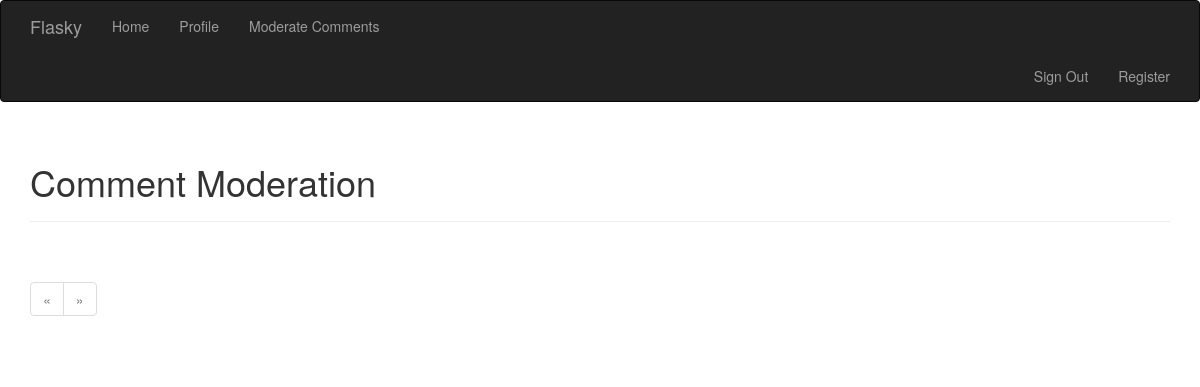
Before: /moderate (signed in) with the older database file.
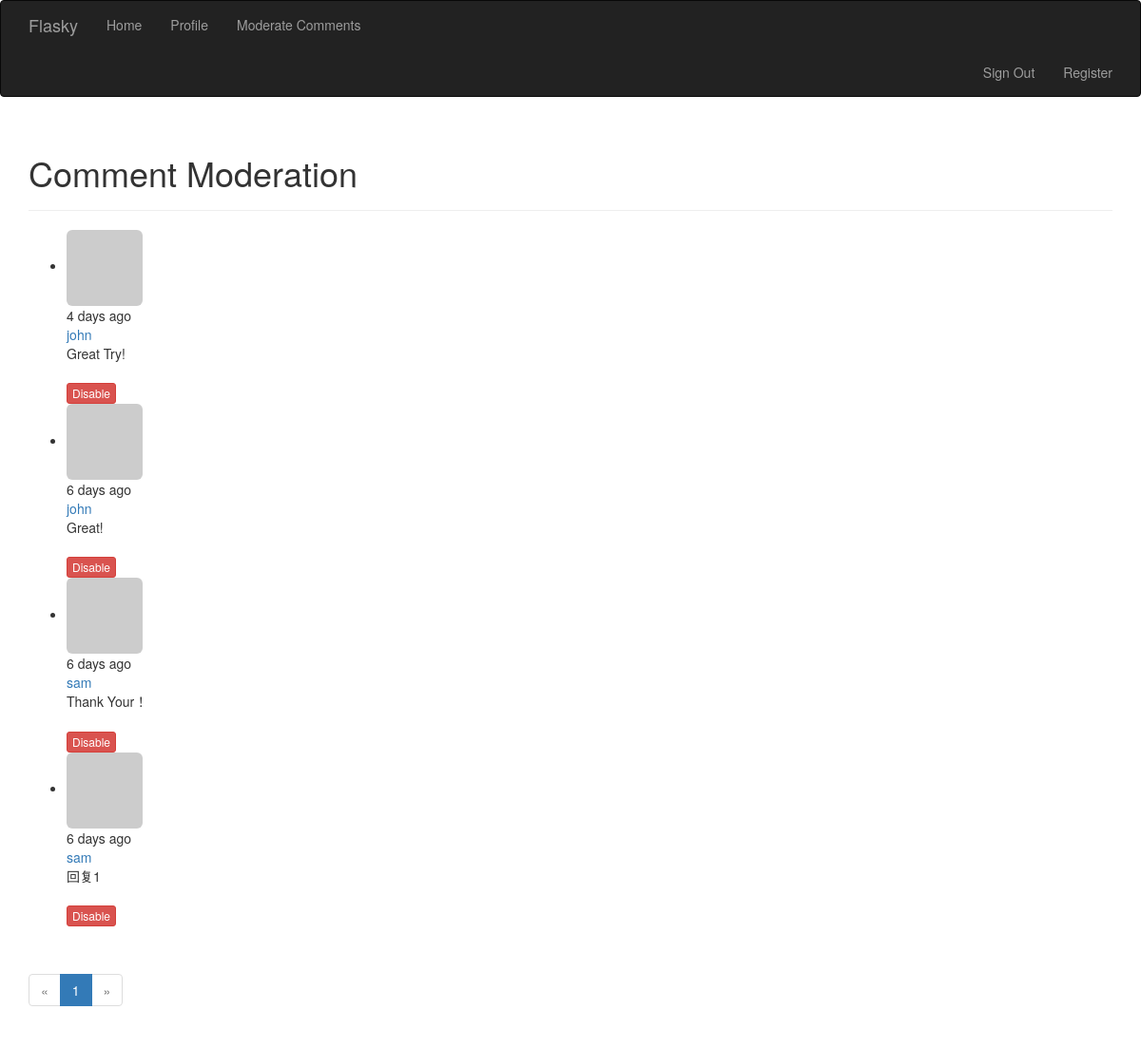
After: the same page with the newer database file.
### app/models.py (models this page shows, shortened)
class Comment(db.Model):
    __tablename__ = 'comments'
    id = db.Column(db.Integer, primary_key=True)
    body = db.Column(db.Text)
    body_html = db.Column(db.Text)
    timestamp = db.Column(db.DateTime, index=True,
                          default=datetime.datetime.utcnow)
    disabled = db.Column(db.Boolean)
    author_id = db.Column(db.Integer, db.ForeignKey('users.id'))
    post_id = db.Column(db.Integer, db.ForeignKey('posts.id'))

class User(UserMixin, db.Model):
    __tablename__ = 'users'
    id = db.Column(db.Integer, primary_key=True)
    email = db.Column(db.String(64), unique=True, index=True)
    username = db.Column(db.String(64), unique=True, index=True)
    password_hash = db.Column(db.String(128))
    role_id = db.Column(db.Integer, db.ForeignKey('roles.id'))
    confirmed = db.Column(db.Boolean, default=False)
    name = db.Column(db.String(64))
    location = db.Column(db.String(64))
    about_me = db.Column(db.Text())
    avatar_hash = db.Column(db.String(32))
    member_since = db.Column(db.DateTime(), default=datetime.datetime.utcnow)
    last_seen = db.Column(db.DateTime(), default=datetime.datetime.utcnow)
    posts = db.relationship('Post', backref='author', lazy='dynamic')
    followed = db.relationship('Follow',
                               foreign_keys=[Follow.follower_id],
                               backref=db.backref('follower', lazy='joined'),
                               lazy='dynamic',
                               cascade='all, delete-orphan')
    follower = db.relationship('Follow',
                               foreign_keys=[Follow.followed_id],
                               backref=db.backref('followed', lazy='joined'),
                               lazy='dynamic',
                               cascade='all, delete-orphan')
    comments = db.relationship('Comment', backref='author', lazy='dynamic')
    @property
    def password(self):
        raise AttributeError('password is not a readable attribute')
    def can(self, permissions):
        return self.role is not None and \
            (self.role.permissions & permissions) == permissions
    def ping(self):
        self.last_seen = datetime.datetime.utcnow()
        db.session.add(self)
    def gravatar(self, size=100, default='identicon', rating='g'):
        if request.is_secure:
            url = 'https://secure.gravatar.com/avator'
        else:
            url = 'http://www.gravatar.com/avatar'
        hash = hashlib.md5(self.email.encode('utf-8')).hexdigest()
        return '{url}/{hash}?s={size}&d={default}&r={rating}'.format(
            url=url, hash=hash, size=size, default=default, rating=rating)

### app/main/views.py (the view)
@main.route('/moderate')
@login_required
@permission_required(Permission.MODERATE_COMMENTS)
def moderate():
    page = request.args.get('page', 1, type=int)
    pagination = Comment.query.order_by(Comment.timestamp.desc()).paginate(
        page, per_page=current_app.config['FLASKY_COMMENTS_PER_PAGE'],
        error_out=False)
    comments = pagination.items
    return render_template('moderate.html', comments=comments,
                           pagination=pagination, page=page)

### app/auth/views.py (called while the page is built)
@auth.before_app_request
def before_request():
    if current_user.is_authenticated:
        current_user.ping()
        if current_user.confirmed and request.endpoint[:5] != 'auth.' and request.endpoint != 'static':
            return redirect(url_for('auth.unconfirmed'))

### app/main/__init__.py (called while the page is built)
@main.app_context_processor
def inject_permissions():
    return dict(Permission=Permission)

### app/models.py (called while the page is built)
@login_manager.user_loader
def load_user(user_id):
    return User.query.get(int(user_id))

### app/templates/moderate.html (shortened to what this page needs)
{% extends "base.html" %}
{% import "_macros.html" as macros %}
{% block page_content %}
<div class="page-header">
    <h1>Comment Moderation</h1>
</div>
{% set moderate = True %}
{% include '_comments.html' %}
{% if pagination %}
<div class="pagination">
    {{ macros.pagination_widget(pagination, '.moderate') }}
</div>
{% endif %}
{% endblock %}

### app/templates/base.html (shortened to what this page needs)
{% extends "bootstrap/base.html" %}
{% block navbar %}
<div class="navbar navbar-inverse" role="navigation">
    <div class="container">
        <div class="navbar-header">
            <a class="navbar-brand" href="/">Flasky</a>
        </div>
        <div class="navbar-collapse collapse">
            <ul class="nav navbar-nav">
                <li><a href="/">Home</a></li>
                {% if current_user.is_authenticated %}
                <li><a href="{{ url_for('main.user', username=current_user.username) }}">
                    Profile
                </a></li>
                {% endif %}
                {% if current_user.can(Permission.MODERATE_COMMENTS) %}
                <li><a href="{{ url_for('main.moderate') }}">
                    Moderate Comments
                </a> </li>
                {% endif %}
            </ul>
        </div>
        <div class="nav navbar-nav navbar-right">
            {% if current_user.is_authenticated %}
            <li><a href=" {{ url_for('auth.logout') }} ">Sign Out</a></li>
            {% else %}
            <li><a href="{{ url_for('auth.login') }}">Sign In</a> </li>
            {% endif %}
            <li><a href="{{ url_for('auth.register') }}">Register</a> </li>
        </div>
    </div>
</div>
{% endblock %}
{% block head %}
{{ super() }}
{% endblock %}
{% block content %}
<div class="container">
    {% block page_content %}
    {% endblock %}
</div>
{% endblock %}

### app/templates/_macros.html
{% macro pagination_widget(pagination, endpoint) %}
<ul class="pagination">
    <li {%if not pagination.has_prev %} class="disabled" {% endif %}>
    <a href="{% if pagination.has_prev %}{{ url_for(endpoint,
    page=pagination.page-1, **kwargs) }} {% else %}#{% endif %}">
        &laquo;
    </a>
    </li>
    {% for p in pagination.iter_pages() %}
        {% if p %}
            {% if p == pagination.page %}
            <li class="active">
                <a href="{{ url_for(endpoint, page=p, **kwargs) }}">{{ p }}</a>
            </li>
            {% else %}
            <li>
                <a href="{{ url_for(endpoint, page=p, **kwargs) }}">{{ p }}</a>
            </li>
            {% endif %}
        {% else %}
            <li class="disabled"><a href="#">&hellip;</a> </li>
        {% endif %}
    {% endfor %}
    <li {% if not pagination.has_next %} class="disabled" {% endif %} >
        <a href="{% if pagination.has_next %} {{ url_for(endpoint,
        page=pagination.page+1, **kwargs) }} {% else %}#{% endif %}">
            &raquo;
        </a>
    </li>
</ul>
{% endmacro %}

### app/templates/_comments.html (shortened to what this page needs)
<ul class="comments">
    {% for comment in comments %}
    <li class="comment">
        <div class="comment-thumbnail">
            <a href="{{ url_for('.user', username=comment.author.username) }}">
                <img class="img-rounded profile-thumbnail" src="{{ comment.author.gravatar(size=40) }}">
            </a>
        </div>
        <div class="comment-content">
            <div class="comment-date">
                {{ moment(comment.timestamp).fromNow() }}
            </div>
            <div class="comment-author">
                <a href="{{ url_for('.user', username=comment.author.username) }}">
                    {{ comment.author.username }}
                </a>
            </div>
        </div>
        <div class="comment-body">
            {% if moderate or not comment.disabled %}
                {% if comment.body_html %}
                    {{ comment.body_html | safe }}
                {% else %}
                    {{ comment.body }}
                {% endif %}
            {% endif %}
        </div>
        {% if moderate %}
            <br>
            {% if comment.disabled %}
                <a class="btn btn-default btn-xs" href="{{ url_for
                ('.moderate_enable', id=comment.id, page=page) }}">
                    Enable</a>
            {% else %}
                <a class="btn btn-danger btn-xs" href="{{ url_for
                ('.moderate_disable', id=comment.id, page=page) }}">
                    Disable</a>
            {% endif %}
        {% endif %}
    </li>
    {% endfor %}
</ul>

Changed rows visible on the page:
added Comment: timestamp "4 days ago", author.username "john", body_html "Great Try!"
added Comment: timestamp "6 days ago", author.username "john", body_html "Great!"
added Comment: timestamp "6 days ago", author.username "sam", body_html "Thank Your！"
added Comment: timestamp "6 days ago", author.username "sam", body_html "回复1"
Other visible differences:
new list line: "1"
